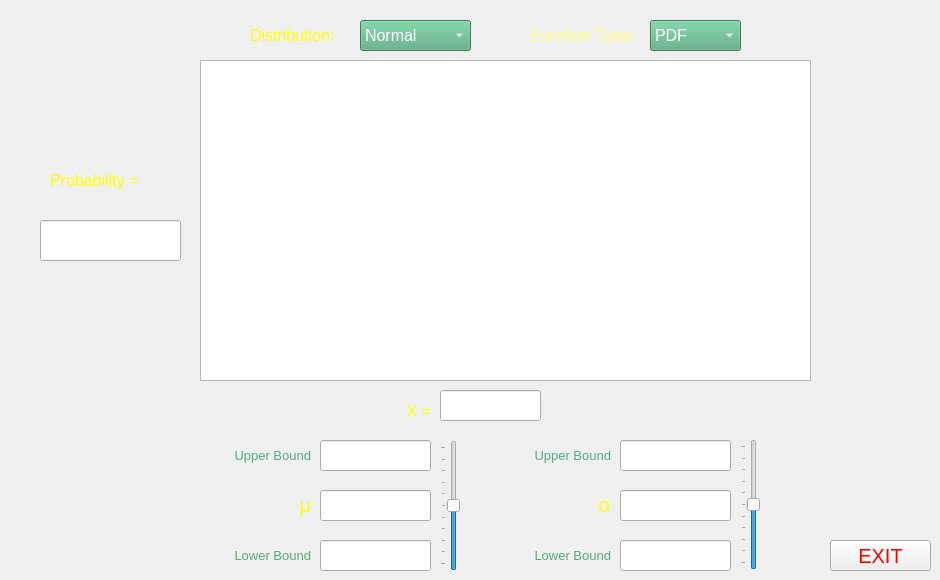
    <widget class="QWidget" name="tab_dist">
     <property name="enabled">
      <bool>true</bool>
     </property>
     <attribute name="icon">
      <iconset>
       <normaloff>images/icon_dist_1.png</normaloff>images/icon_dist_1.png</iconset>
     </attribute>
     <attribute name="title">
      <string>Distribution</string>
     </attribute>
     <widget class="QLabel" name="label_para1_L">
      <property name="geometry">
       <rect>
        <x>220</x>
        <y>540</y>
        <width>91</width>
        <height>31</height>
       </rect>
      </property>
      <property name="font">
       <font>
        <pointsize>10</pointsize>
       </font>
      </property>
      <property name="styleSheet">
       <string notr="true">color: rgb(85, 170, 127);</string>
      </property>
      <property name="text">
       <string>Lower Bound</string>
      </property>
      <property name="alignment">
       <set>Qt::AlignRight|Qt::AlignTrailing|Qt::AlignVCenter</set>
      </property>
     </widget>
     <widget class="QLabel" name="label_para2_U">
      <property name="geometry">
       <rect>
        <x>520</x>
        <y>440</y>
        <width>91</width>
        <height>31</height>
       </rect>
      </property>
      <property name="font">
       <font>
        <pointsize>10</pointsize>
       </font>
      </property>
      <property name="styleSheet">
       <string notr="true">color: rgb(85, 170, 127);</string>
      </property>
      <property name="text">
       <string>Upper Bound</string>
      </property>
      <property name="alignment">
       <set>Qt::AlignRight|Qt::AlignTrailing|Qt::AlignVCenter</set>
      </property>
     </widget>
     <widget class="QSlider" name="vSlider_para1">
      <property name="geometry">
       <rect>
        <x>440</x>
        <y>440</y>
        <width>20</width>
        <height>131</height>
       </rect>
      </property>
      <property name="minimum">
       <number>-5</number>
      </property>
      <property name="maximum">
       <number>5</number>
      </property>
      <property name="orientation">
       <enum>Qt::Vertical</enum>
      </property>
      <property name="tickPosition">
       <enum>QSlider::TicksAbove</enum>
      </property>
     </widget>
     <widget class="QLineEdit" name="lineEdit_para2_L">
      <property name="geometry">
       <rect>
        <x>620</x>
        <y>540</y>
        <width>111</width>
        <height>31</height>
       </rect>
      </property>
      <property name="font">
       <font>
        <pointsize>12</pointsize>
       </font>
      </property>
      <property name="styleSheet">
       <string notr="true">color:rgb(255, 255, 255)</string>
      </property>
      <property name="text">
       <string>1</string>
      </property>
      <property name="alignment">
       <set>Qt::AlignCenter</set>
      </property>
     </widget>
     <widget class="QLineEdit" name="lineEdit_para1">
      <property name="geometry">
       <rect>
        <x>320</x>
        <y>490</y>
        <width>111</width>
        <height>31</height>
       </rect>
      </property>
      <property name="font">
       <font>
        <pointsize>12</pointsize>
       </font>
      </property>
      <property name="styleSheet">
       <string notr="true">color:rgb(255, 255, 255)</string>
      </property>
      <property name="text">
       <string>0</string>
      </property>
      <property name="alignment">
       <set>Qt::AlignCenter</set>
      </property>
     </widget>
     <widget class="QLabel" name="label_para2_L">
      <property name="geometry">
       <rect>
        <x>520</x>
        <y>540</y>
        <width>91</width>
        <height>31</height>
       </rect>
      </property>
      <property name="font">
       <font>
        <pointsize>10</pointsize>
       </font>
      </property>
      <property name="styleSheet">
       <string notr="true">color: rgb(85, 170, 127);</string>
      </property>
      <property name="text">
       <string>Lower Bound</string>
      </property>
      <property name="alignment">
       <set>Qt::AlignRight|Qt::AlignTrailing|Qt::AlignVCenter</set>
      </property>
     </widget>
     <widget class="QLabel" name="label_10">
      <property name="geometry">
       <rect>
        <x>530</x>
        <y>20</y>
        <width>111</width>
        <height>31</height>
       </rect>
      </property>
      <property name="font">
       <font>
        <pointsize>12</pointsize>
       </font>
      </property>
      <property name="styleSheet">
       <string notr="true">color: rgb(255, 255, 127);</string>
      </property>
      <property name="text">
       <string>Function Type: </string>
      </property>
     </widget>
     <widget class="QLabel" name="label_para1_U">
      <property name="geometry">
       <rect>
        <x>220</x>
        <y>440</y>
        <width>91</width>
        <height>31</height>
       </rect>
      </property>
      <property name="font">
       <font>
        <pointsize>10</pointsize>
       </font>
      </property>
      <property name="styleSheet">
       <string notr="true">color: rgb(85, 170, 127);</string>
      </property>
      <property name="text">
       <string>Upper Bound</string>
      </property>
      <property name="alignment">
       <set>Qt::AlignRight|Qt::AlignTrailing|Qt::AlignVCenter</set>
      </property>
     </widget>
     <widget class="QLineEdit" name="lineEdit_para1_U">
      <property name="geometry">
       <rect>
        <x>320</x>
        <y>440</y>
        <width>111</width>
        <height>31</height>
       </rect>
      </property>
      <property name="font">
       <font>
        <pointsize>12</pointsize>
       </font>
      </property>
      <property name="styleSheet">
       <string notr="true">color: rgb(255, 255, 255);</string>
      </property>
      <property name="text">
       <string>5</string>
      </property>
      <property name="alignment">
       <set>Qt::AlignCenter</set>
      </property>
     </widget>
     <widget class="QComboBox" name="comboBox_dist">
      <property name="geometry">
       <rect>
        <x>360</x>
        <y>20</y>
        <width>111</width>
        <height>31</height>
       </rect>
      </property>
      <property name="font">
       <font>
        <pointsize>12</pointsize>
       </font>
      </property>
      <property name="styleSheet">
       <string notr="true">background-color: rgb(85, 170, 127);
color: rgb(255, 255, 255);</string>
      </property>
      <item>
       <property name="text">
        <string>Normal</string>
       </property>
      </item>
      <item>
       <property name="text">
        <string>Beta</string>
       </property>
      </item>
      <item>
       <property name="text">
        <string>f</string>
       </property>
      </item>
      <item>
       <property name="text">
        <string>gamma</string>
       </property>
      </item>
     </widget>
     <widget class="QLineEdit" name="lineEdit_x">
      <property name="geometry">
       <rect>
        <x>440</x>
        <y>390</y>
        <width>101</width>
        <height>31</height>
       </rect>
      </property>
      <property name="font">
       <font>
        <pointsize>12</pointsize>
       </font>
      </property>
      <property name="styleSheet">
       <string notr="true">color: rgb(255, 255, 255);</string>
      </property>
      <property name="alignment">
       <set>Qt::AlignCenter</set>
      </property>
     </widget>
     <widget class="QLabel" name="label_2">
      <property name="geometry">
       <rect>
        <x>50</x>
        <y>160</y>
        <width>121</width>
        <height>41</height>
       </rect>
      </property>
      <property name="font">
       <font>
        <pointsize>12</pointsize>
        <bold>false</bold>
       </font>
      </property>
      <property name="styleSheet">
       <string notr="true">color: rgb(255, 255, 0);</string>
      </property>
      <property name="text">
       <string>Probability =</string>
      </property>
     </widget>
     <widget class="QLabel" name="label_para1">
      <property name="geometry">
       <rect>
        <x>220</x>
        <y>490</y>
        <width>91</width>
        <height>31</height>
       </rect>
      </property>
      <property name="font">
       <font>
        <pointsize>15</pointsize>
        <bold>false</bold>
       </font>
      </property>
      <property name="acceptDrops">
       <bool>false</bool>
      </property>
      <property name="layoutDirection">
       <enum>Qt::RightToLeft</enum>
      </property>
      <property name="styleSheet">
       <string notr="true">color: rgb(255, 255, 0);</string>
      </property>
      <property name="text">
       <string>&amp;mu</string>
      </property>
      <property name="textFormat">
       <enum>Qt::RichText</enum>
      </property>
      <property name="alignment">
       <set>Qt::AlignRight|Qt::AlignTrailing|Qt::AlignVCenter</set>
      </property>
     </widget>
     <widget class="QComboBox" name="comboBox_type">
      <property name="geometry">
       <rect>
        <x>650</x>
        <y>20</y>
        <width>91</width>
        <height>31</height>
       </rect>
      </property>
      <property name="font">
       <font>
        <pointsize>12</pointsize>
       </font>
      </property>
      <property name="styleSheet">
       <string notr="true">background-color: rgb(85, 170, 127);
color: rgb(255, 255, 255);</string>
      </property>
      <item>
       <property name="text">
        <string>PDF</string>
       </property>
      </item>
      <item>
       <property name="text">
        <string>CDF</string>
       </property>
      </item>
     </widget>
     <widget class="QLabel" name="label">
      <property name="geometry">
       <rect>
        <x>390</x>
        <y>390</y>
        <width>41</width>
        <height>31</height>
       </rect>
      </property>
      <property name="font">
       <font>
        <pointsize>12</pointsize>
        <bold>false</bold>
       </font>
      </property>
      <property name="styleSheet">
       <string notr="true">color: rgb(255, 255, 0);</string>
      </property>
      <property name="text">
       <string>X =</string>
      </property>
      <property name="alignment">
       <set>Qt::AlignBottom|Qt::AlignRight|Qt::AlignTrailing</set>
      </property>
     </widget>
     <widget class="PlotWidget" name="gView">
      <property name="geometry">
       <rect>
        <x>200</x>
        <y>60</y>
        <width>611</width>
        <height>321</height>
       </rect>
      </property>
     </widget>
     <widget class="QPushButton" name="pushBtn_exit">
      <property name="geometry">
       <rect>
        <x>830</x>
        <y>540</y>
        <width>101</width>
        <height>31</height>
       </rect>
      </property>
      <property name="font">
       <font>
        <pointsize>15</pointsize>
       </font>
      </property>
      <property name="styleSheet">
       <string notr="true">color: rgb(255, 0, 0);</string>
      </property>
      <property name="text">
       <string>EXIT</string>
      </property>
     </widget>
     <widget class="QLineEdit" name="lineEdit_prop">
      <property name="geometry">
       <rect>
        <x>40</x>
        <y>220</y>
        <width>141</width>
        <height>41</height>
       </rect>
      </property>
      <property name="font">
       <font>
        <pointsize>12</pointsize>
       </font>
      </property>
      <property name="styleSheet">
       <string notr="true">color: rgb(255, 255, 255);</string>
      </property>
      <property name="alignment">
       <set>Qt::AlignCenter</set>
      </property>
     </widget>
     <widget class="QLabel" name="label_para2">
      <property name="geometry">
       <rect>
        <x>520</x>
        <y>490</y>
        <width>91</width>
        <height>31</height>
       </rect>
      </property>
      <property name="font">
       <font>
        <pointsize>15</pointsize>
        <bold>false</bold>
       </font>
      </property>
      <property name="acceptDrops">
       <bool>false</bool>
      </property>
      <property name="layoutDirection">
       <enum>Qt::RightToLeft</enum>
      </property>
      <property name="styleSheet">
       <string notr="true">color: rgb(255, 255, 0);</string>
      </property>
      <property name="text">
       <string>&amp;sigma</string>
      </property>
      <property name="textFormat">
       <enum>Qt::RichText</enum>
      </property>
      <property name="alignment">
       <set>Qt::AlignRight|Qt::AlignTrailing|Qt::AlignVCenter</set>
      </property>
     </widget>
     <widget class="QLineEdit" name="lineEdit_para1_L">
      <property name="geometry">
       <rect>
        <x>320</x>
        <y>540</y>
        <width>111</width>
        <height>31</height>
       </rect>
      </property>
      <property name="font">
       <font>
        <pointsize>12</pointsize>
       </font>
      </property>
      <property name="styleSheet">
       <string notr="true">color:rgb(255, 255, 255)
</string>
      </property>
      <property name="text">
       <string>-5</string>
      </property>
      <property name="alignment">
       <set>Qt::AlignCenter</set>
      </property>
     </widget>
     <widget class="QLineEdit" name="lineEdit_para2">
      <property name="geometry">
       <rect>
        <x>620</x>
        <y>490</y>
        <width>111</width>
        <height>31</height>
       </rect>
      </property>
      <property name="font">
       <font>
        <pointsize>12</pointsize>
       </font>
      </property>
      <property name="styleSheet">
       <string notr="true">color:rgb(255, 255, 255)</string>
      </property>
      <property name="text">
       <string>1</string>
      </property>
      <property name="alignment">
       <set>Qt::AlignCenter</set>
      </property>
     </widget>
     <widget class="QLineEdit" name="lineEdit_para2_U">
      <property name="geometry">
       <rect>
        <x>620</x>
        <y>440</y>
        <width>111</width>
        <height>31</height>
       </rect>
      </property>
      <property name="font">
       <font>
        <pointsize>12</pointsize>
       </font>
      </property>
      <property name="styleSheet">
       <string notr="true">color:rgb(255, 255, 255)</string>
      </property>
      <property name="text">
       <string>5</string>
      </property>
      <property name="alignment">
       <set>Qt::AlignCenter</set>
      </property>
     </widget>
     <widget class="QLabel" name="label_9">
      <property name="geometry">
       <rect>
        <x>250</x>
        <y>20</y>
        <width>101</width>
        <height>31</height>
       </rect>
      </property>
      <property name="font">
       <font>
        <pointsize>12</pointsize>
       </font>
      </property>
      <property name="styleSheet">
       <string notr="true">color: rgb(255, 255, 0);</string>
      </property>
      <property name="text">
       <string>Distribution:</string>
      </property>
     </widget>
     <widget class="QSlider" name="vSlider_para2">
      <property name="geometry">
       <rect>
        <x>740</x>
        <y>439</y>
        <width>20</width>
        <height>131</height>
       </rect>
      </property>
      <property name="minimum">
       <number>-5</number>
      </property>
      <property name="maximum">
       <number>5</number>
      </property>
      <property name="orientation">
       <enum>Qt::Vertical</enum>
      </property>
      <property name="tickPosition">
       <enum>QSlider::TicksAbove</enum>
      </property>
     </widget>
    </widget>
